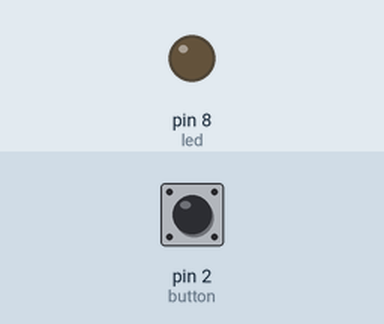
Bench run of a sketch on a simulated Arduino Uno, built with avr-gcc and run on an emulated ATmega328P. Parts: output pins drawn as LEDs (lit = HIGH). Inputs (shaded band) come from the test bench; at power-on: pin 2 (button) HIGH.

Above: at 1.2 s.
1.3 s: pin 2 (button) pulled LOW for 0.15 s
At 1.37 s:
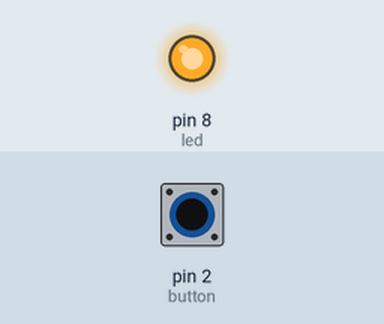
2.9 s: pin 2 (button) pulled LOW for 3.2 s
At 6.9 s:
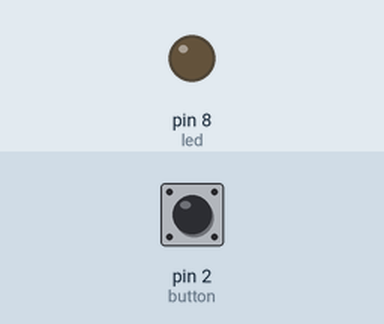
Timing chart, 0 to 8.4 s (numbered marks = the images above; inputs shaded):
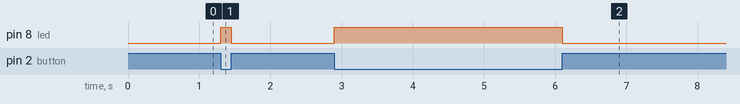

The sketch:

Interrupt.ino
```cpp
//PORT B
#define led 0
//PORT D
#define button 2
void setup() {
  DDRB |= (1<<led); //led-output
  DDRD &= ~(1<<button); //button-input
  PORTD |= (1<<button); //pull-up
  EICRA |= (1<<0); // any logical change => interrupt
  EIMSK |= (1<<0); // use INT0(PD2)
}

ISR(INT0_vect){
  if((PIND & (1<<button)))
    PORTB = 0;
  else
   PORTB = (1<<led);
}

void loop() {
  // put your main code here, to run repeatedly:

}
```

Measured:
- after the input at 1.3 s, pin 8 (led): LOW → HIGH at once, → LOW 0.15 s later
- after the input at 2.9 s, pin 8 (led): LOW → HIGH at once, → LOW 3.2 s later
